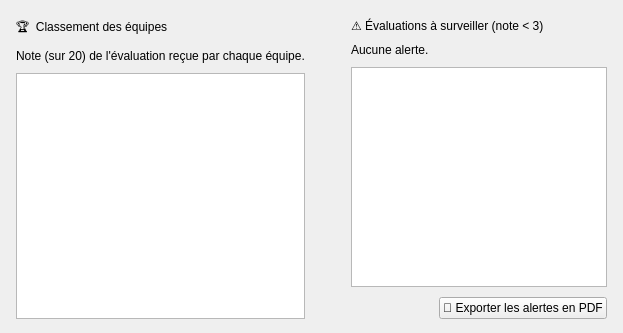
                <widget class="QWidget" name="pageClassement">
                 <layout class="QHBoxLayout" name="layoutPageClassement" stretch="2,3">
                  <property name="spacing">
                   <number>14</number>
                  </property>
                  <property name="leftMargin">
                   <number>0</number>
                  </property>
                  <property name="topMargin">
                   <number>4</number>
                  </property>
                  <property name="rightMargin">
                   <number>0</number>
                  </property>
                  <property name="bottomMargin">
                   <number>0</number>
                  </property>
                  <item>
                   <widget class="QFrame" name="frameClassement">
                    <property name="role" stdset="0">
                     <string>card</string>
                    </property>
                    <layout class="QVBoxLayout" name="layoutClassement" stretch="0,0,1">
                     <property name="spacing">
                      <number>10</number>
                     </property>
                     <property name="leftMargin">
                      <number>16</number>
                     </property>
                     <property name="topMargin">
                      <number>14</number>
                     </property>
                     <property name="rightMargin">
                      <number>16</number>
                     </property>
                     <property name="bottomMargin">
                      <number>14</number>
                     </property>
                     <item>
                      <widget class="QLabel" name="lblTitreClassement">
                       <property name="role" stdset="0">
                        <string>sectionTitle</string>
                       </property>
                       <property name="text">
                        <string>🏆  Classement des équipes</string>
                       </property>
                      </widget>
                     </item>
                     <item>
                      <widget class="QLabel" name="lblSousClassement">
                       <property name="role" stdset="0">
                        <string>muted</string>
                       </property>
                       <property name="text">
                        <string>Note (sur 20) de l'évaluation reçue par chaque équipe.</string>
                       </property>
                      </widget>
                     </item>
                     <item>
                      <widget class="QTableView" name="tableClassement">
                       <property name="minimumSize">
                        <size>
                         <width>0</width>
                         <height>220</height>
                        </size>
                       </property>
                       <property name="editTriggers">
                        <set>QAbstractItemView::NoEditTriggers</set>
                       </property>
                       <property name="selectionMode">
                        <enum>QAbstractItemView::SingleSelection</enum>
                       </property>
                       <property name="selectionBehavior">
                        <enum>QAbstractItemView::SelectRows</enum>
                       </property>
                       <property name="showGrid">
                        <bool>false</bool>
                       </property>
                       <property name="alternatingRowColors">
                        <bool>false</bool>
                       </property>
                       <attribute name="verticalHeaderVisible">
                        <bool>false</bool>
                       </attribute>
                       <attribute name="horizontalHeaderStretchLastSection">
                        <bool>true</bool>
                       </attribute>
                      </widget>
                     </item>
                    </layout>
                   </widget>
                  </item>
                  <item>
                   <widget class="QFrame" name="frameAlertes">
                    <property name="role" stdset="0">
                     <string>card</string>
                    </property>
                    <layout class="QVBoxLayout" name="layoutAlertes" stretch="0,0,1,0">
                     <property name="spacing">
                      <number>10</number>
                     </property>
                     <property name="leftMargin">
                      <number>16</number>
                     </property>
                     <property name="topMargin">
                      <number>14</number>
                     </property>
                     <property name="rightMargin">
                      <number>16</number>
                     </property>
                     <property name="bottomMargin">
                      <number>14</number>
                     </property>
                     <item>
                      <widget class="QLabel" name="lblTitreAlertes">
                       <property name="role" stdset="0">
                        <string>sectionTitle</string>
                       </property>
                       <property name="text">
                        <string>⚠  Évaluations à surveiller (note &lt; 3)</string>
                       </property>
                      </widget>
                     </item>
                     <item>
                      <widget class="QLabel" name="lblSousAlertes">
                       <property name="role" stdset="0">
                        <string>muted</string>
                       </property>
                       <property name="text">
                        <string>Aucune alerte.</string>
                       </property>
                       <property name="wordWrap">
                        <bool>true</bool>
                       </property>
                      </widget>
                     </item>
                     <item>
                      <widget class="QTableView" name="tableAlertes">
                       <property name="minimumSize">
                        <size>
                         <width>0</width>
                         <height>220</height>
                        </size>
                       </property>
                       <property name="editTriggers">
                        <set>QAbstractItemView::NoEditTriggers</set>
                       </property>
                       <property name="selectionMode">
                        <enum>QAbstractItemView::SingleSelection</enum>
                       </property>
                       <property name="selectionBehavior">
                        <enum>QAbstractItemView::SelectRows</enum>
                       </property>
                       <property name="showGrid">
                        <bool>false</bool>
                       </property>
                       <property name="alternatingRowColors">
                        <bool>false</bool>
                       </property>
                       <attribute name="verticalHeaderVisible">
                        <bool>false</bool>
                       </attribute>
                       <attribute name="horizontalHeaderStretchLastSection">
                        <bool>true</bool>
                       </attribute>
                      </widget>
                     </item>
                     <item>
                      <layout class="QHBoxLayout" name="layoutBasAlertes">
                       <item>
                        <spacer name="spacerAlertes">
                         <property name="orientation">
                          <enum>Qt::Horizontal</enum>
                         </property>
                         <property name="sizeHint" stdset="0">
                          <size>
                           <width>40</width>
                           <height>10</height>
                          </size>
                         </property>
                        </spacer>
                       </item>
                       <item>
                        <widget class="QPushButton" name="btnPdfAlertes">
                         <property name="cursor">
                          <cursorShape>PointingHandCursor</cursorShape>
                         </property>
                         <property name="role" stdset="0">
                          <string>secondary</string>
                         </property>
                         <property name="text">
                          <string>📄 Exporter les alertes en PDF</string>
                         </property>
                        </widget>
                       </item>
                      </layout>
                     </item>
                    </layout>
                   </widget>
                  </item>
                 </layout>
                </widget>
